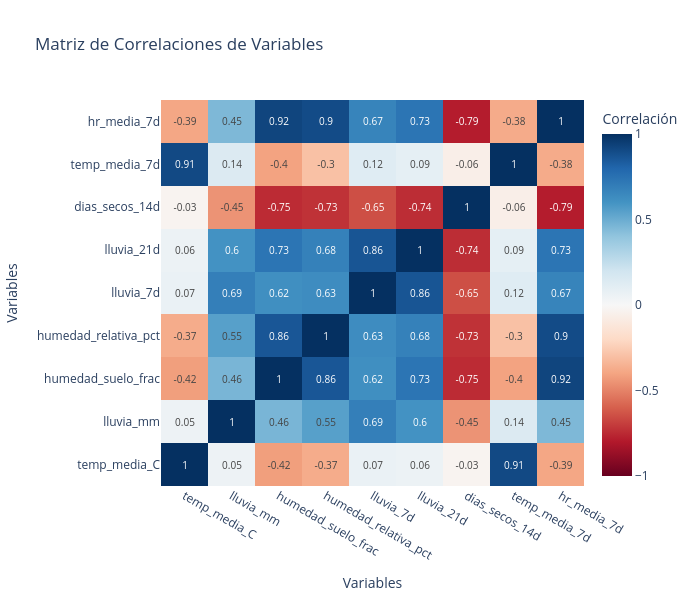

This figure's notebook cell:
### Markdown cell above
## 7. CORRELACIONES - MATRIZ INTERACTIVA

**Visualización:** Heatmap de correlaciones

**Qué muestra:**
- Relaciones entre todas las variables
- Positivas (azul) y negativas (rojo)
- Identifica variables clave

### Code cell
print("\n" + "="*70)
print("7. MATRIZ DE CORRELACIONES")
print("="*70)

# Seleccionar variables numéricas
cols_for_corr = ['temp_media_C', 'lluvia_mm', 'humedad_suelo_frac', 'humedad_relativa_pct',
                 'lluvia_7d', 'lluvia_21d', 'dias_secos_14d', 'temp_media_7d', 'hr_media_7d']

corr_matrix = df[cols_for_corr].corr()

fig = go.Figure(data=go.Heatmap(
    z=corr_matrix.values,
    x=corr_matrix.columns,
    y=corr_matrix.columns,
    colorscale='RdBu',
    zmid=0,
    text=np.round(corr_matrix.values, 2),
    texttemplate='%{text}',
    textfont={"size": 10},
    colorbar=dict(title="Correlación")
))

fig.update_layout(
    title='Matriz de Correlaciones de Variables',
    xaxis_title='Variables',
    yaxis_title='Variables',
    height=600,
    width=700
)

fig.show()
fig.write_html("../data/reports/07_correlaciones.html")
print("✓ Gráfica guardada: reports/07_correlaciones.html")

### Figure 1 — Plotly figure (JSON) as saved in the notebook; plotly's stock layout.template omitted (floating-point values rounded to 4 significant figures)
{"data": [{"colorbar": {"title": {"text": "Correlación"}}, "colorscale": [[0.0, "rgb(103,0,31)"], [0.1, "rgb(178,24,43)"], [0.2, "rgb(214,96,77)"], [0.3, "rgb(244,165,130)"], [0.4, "rgb(253,219,199)"], [0.5, "rgb(247,247,247)"], [0.6, "rgb(209,229,240)"], [0.7, "rgb(146,197,222)"], [0.8, "rgb(67,147,195)"], [0.9, "rgb(33,102,172)"], [1.0, "rgb(5,48,97)"]], "text": [[1.0, 0.05, -0.42, -0.37, 0.07, 0.06, -0.03, 0.91, -0.39], [0.05, 1.0, 0.46, 0.55, 0.69, 0.6, -0.45, 0.14, 0.45], [-0.42, 0.46, 1.0, 0.86, 0.62, 0.73, -0.75, -0.4, 0.92], [-0.37, 0.55, 0.86, 1.0, 0.63, 0.68, -0.73, -0.3, 0.9], [0.07, 0.69, 0.62, 0.63, 1.0, 0.86, -0.65, 0.12, 0.67], [0.06, 0.6, 0.73, 0.68, 0.86, 1.0, -0.74, 0.09, 0.73], [-0.03, -0.45, -0.75, -0.73, -0.65, -0.74, 1.0, -0.06, -0.79], [0.91, 0.14, -0.4, -0.3, 0.12, 0.09, -0.06, 1.0, -0.38], [-0.39, 0.45, 0.92, 0.9, 0.67, 0.73, -0.79, -0.38, 1.0]], "textfont": {"size": 10}, "texttemplate": "%{text}", "x": ["temp_media_C", "lluvia_mm", "humedad_suelo_frac", "humedad_relativa_pct", "lluvia_7d", "lluvia_21d", "dias_secos_14d", "temp_media_7d", "hr_media_7d"], "y": ["temp_media_C", "lluvia_mm", "humedad_suelo_frac", "humedad_relativa_pct", "lluvia_7d", "lluvia_21d", "dias_secos_14d", "temp_media_7d", "hr_media_7d"], "z": [[1.0, 0.0526, -0.4173, -0.3732, 0.06867, 0.05602, -0.02969, 0.9066, -0.3918], [0.0526, 1.0, 0.4621, 0.5481, 0.6898, 0.6025, -0.4509, 0.1435, 0.4504], [-0.4173, 0.4621, 1.0, 0.8589, 0.6162, 0.7342, -0.747, -0.4049, 0.923], [-0.3732, 0.5481, 0.8589, 1.0, 0.6297, 0.6815, -0.7279, -0.2972, 0.8996], [0.06867, 0.6898, 0.6162, 0.6297, 1.0, 0.8628, -0.6475, 0.1238, 0.6684], [0.05602, 0.6025, 0.7342, 0.6815, 0.8628, 1.0, -0.7419, 0.09319, 0.7336], [-0.02969, -0.4509, -0.747, -0.7279, -0.6475, -0.7419, 1.0, -0.06351, -0.7893], [0.9066, 0.1435, -0.4049, -0.2972, 0.1238, 0.09319, -0.06351, 1.0, -0.3775], [-0.3918, 0.4504, 0.923, 0.8996, 0.6684, 0.7336, -0.7893, -0.3775, 1.0]], "zmid": 0, "type": "heatmap"}], "layout": {"title": {"text": "Matriz de Correlaciones de Variables"}, "xaxis": {"title": {"text": "Variables"}}, "yaxis": {"title": {"text": "Variables"}}, "height": 600, "width": 700}}
